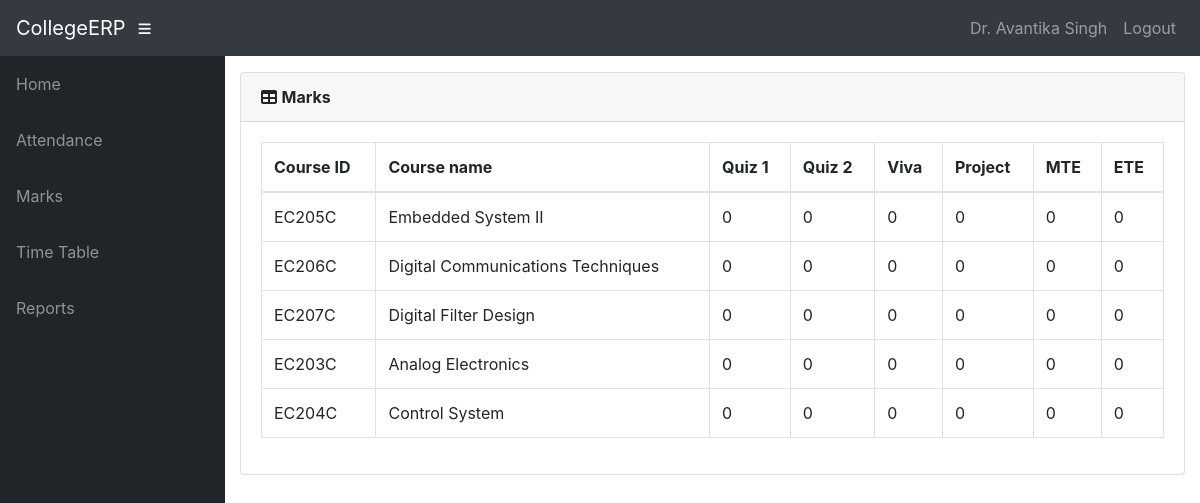
The app's page /info/student/211010224/marks_list/ (signed in) with its own data.
### info/models.py (models this page shows, shortened)
class User(AbstractUser):
    @property
    def is_student(self):
        if hasattr(self, 'student'):
            return True
        return False
    @property
    def is_teacher(self):
        if hasattr(self, 'teacher'):
            return True
        return False

class Teacher(models.Model):
    user = models.OneToOneField(User, on_delete=models.CASCADE, null=True)
    id = models.CharField(primary_key=True, max_length=100)
    dept = models.ForeignKey(Dept, on_delete=models.CASCADE, default=1)
    name = models.CharField(max_length=100)
    sex = models.CharField(max_length=50, choices=sex_choice, default='Male')
    DOB = models.DateField(default='1980-01-01')

class StudentCourse(models.Model):
    student = models.ForeignKey(Student, on_delete=models.CASCADE)
    course = models.ForeignKey(Course, on_delete=models.CASCADE)
    class Meta:
        unique_together = (('student', 'course'),)
        verbose_name_plural = 'Marks'

class Course(models.Model):
    dept = models.ForeignKey(Dept, on_delete=models.CASCADE)
    id = models.CharField(primary_key='True', max_length=50)
    name = models.CharField(max_length=50)
    shortname = models.CharField(max_length=50, default='X')

class Marks(models.Model):
    studentcourse = models.ForeignKey(StudentCourse, on_delete=models.CASCADE)
    name = models.CharField(max_length=50, choices=test_name, default='Quiz 1')
    marks1 = models.IntegerField(default=0, validators=[MinValueValidator(0), MaxValueValidator(100)])
    class Meta:
        unique_together = (('studentcourse', 'name'),)

### info/views.py (the view)
# urls.py: path('student/<slug:stud_id>/marks_list/',
@login_required()
def marks_list(request, stud_id):
    stud = Student.objects.get(USN=stud_id, )
    ass_list = Assign.objects.filter(class_id_id=stud.class_id)
    sc_list = []
    for ass in ass_list:
        try:
            sc = StudentCourse.objects.get(student=stud, course=ass.course)
        except StudentCourse.DoesNotExist:
            sc = StudentCourse(student=stud, course=ass.course)
            sc.save()
            sc.marks_set.create(type='I', name='Quiz 1')
            sc.marks_set.create(type='I', name='Internal test 2')
            sc.marks_set.create(type='I', name='Internal test 3')
            sc.marks_set.create(type='E', name='Event 1')
            sc.marks_set.create(type='E', name='Event 2')
            sc.marks_set.create(type='S', name='Semester End Exam')
        sc_list.append(sc)
    return render(request, 'info/marks_list.html', {'sc_list': sc_list})

### info/templates/info/marks_list.html
{% extends 'info/base.html' %}
    {% load static %}
    {% block content %}
                  <div class="card mb-3">
            <div class="card-header">
              <i class="fas fa-table"></i>
            <b>Marks</b></div>
            <div class="card-body">
              <div class="table-responsive">
                <table class="table table-bordered" id="dataTable" width="100%" cellspacing="0">
                  <thead>
                    <tr>
                        <th>Course ID</th>
                        <th>Course name</th>
                        <th>Quiz 1</th>
                        <th>Quiz 2</th>
                        <th>Viva</th>
                        <th>Project</th>
                        <th>MTE</th>
                        <th>ETE</th>
                    </tr>
                  </thead>
                  <tbody>
                    {% for sc in sc_list %}
                    <tr>
                        <td>{{ sc.course_id }}</td>
                        <td>{{sc.course.name}}</td>
                        {% for m in sc.marks_set.all %}
                            <td>{{ m.marks1 }}</td>
                        {% endfor %}
                    </tr>
                    {% empty %}
                            <p>student has no courses</p>
                    {% endfor %}
                  </tbody>
                </table>
              </div>
            </div>
          </div>
    {% endblock %}

### info/templates/info/base.html (shortened to what this page needs)
<!DOCTYPE html>
<html lang="en">
  <head>
      {% load static %}
    <link href="{% static '/info/bootstrap/vendor/bootstrap/css/bootstrap.min.css' %}" rel="stylesheet">
    <link href="{% static '/info/bootstrap/vendor/fontawesome-free/css/all.min.css' %}" rel="stylesheet" type="text/css">
    <link href="{% static '/info/bootstrap/vendor/datatables/dataTables.bootstrap4.css' %}" rel="stylesheet">
    <link href="{% static '/info/bootstrap/css/sb-admin.css' %}" rel="stylesheet">
  </head>
  <body id="page-top">
    <nav class="navbar navbar-expand navbar-dark bg-dark static-top">
      <a class="navbar-brand mr-1" href="{% url 'index' %}">CollegeERP</a>
      <button class="btn btn-link btn-sm text-white order-1 order-sm-0" id="sidebarToggle" href="#">
        <i class="fas fa-bars"></i>
      </button>
        <div class="collapse navbar-collapse" id="navbarResponsive">
          <ul class="navbar-nav ml-auto">
            <li class="nav-item">
                {% if request.user.is_student %}
                    <a class="nav-link text-capitalize">{{ request.user.student.name }}</a>
                {% elif request.user.is_teacher %}
                    <a class="nav-link text-capitalize">{{ request.user.teacher.name }}</a>
                {% endif %}
            </li>
            <li class="nav-item">
                <a class="nav-link" href="#" data-toggle="modal" data-target="#logoutModal">Logout</a>
            </li>
          </ul>
        </div>
    </nav>
    <div id="wrapper">
      <ul class="sidebar navbar-nav">
            <li class="nav-item">
              <a class="nav-link" href="{% url 'index' %}">
                <span>Home</span>
              </a>
            </li>
        {% if request.user.is_student %}
            <li class="nav-item">
              <a class="nav-link" href="{% url 'attendance' request.user.student.USN %}">
                <span>Attendance</span>
              </a>
            </li>
            <li class="nav-item">
              <a class="nav-link" href="{% url 'attendance' request.user.student.USN %}">
                <span>Attendance By Subject</span>
              </a>
            </li>
            <li class="nav-item">
              <a class="nav-link" href="{% url 'marks_list' request.user.student.USN %}">
                <span>Marks</span>
              </a>
            </li>
              <li class="nav-item">
              <a class="nav-link" href="{% url 'timetable' request.user.student.class_id_id %}">
                <span>Time Table</span>
              </a>
            </li>
        {% elif request.user.is_teacher %}
            <li class="nav-item">
              <a class="nav-link" href="{% url 't_clas' request.user.teacher.id 1 %}">
                <span>Attendance</span>
              </a>
            </li>
            <li class="nav-item">
              <a class="nav-link" href="{% url 't_clas' request.user.teacher.id 2 %}">
                <span>Marks</span>
              </a>
            </li>
              <li class="nav-item">
              <a class="nav-link" href="{% url 't_timetable' request.user.teacher.id %}">
                <span>Time Table</span>
              </a>
            </li>
            <li class="nav-item">
              <a class="nav-link" href="{% url 't_clas' request.user.teacher.id 3 %}">
                <span>Reports</span>
              </a>
            </li>
        {% endif %}
      </ul>
      <div id="content-wrapper">
        <div class="container-fluid">
            {% block content %}
            {% endblock %}
        </div>
      </div>
    </div>
  </body>
</html>

### records on screen
User: user.teacher.name "Dr. Avantika Singh"
StudentCourse: course_id "EC205C", course.name "Embedded System II"
Marks: marks1 "0"
Marks: marks1 "0"
Marks: marks1 "0"
Marks: marks1 "0"
Marks: marks1 "0"
Marks: marks1 "0"
StudentCourse: course_id "EC206C", course.name "Digital Communications Techniques"
Marks: marks1 "0"
Marks: marks1 "0"
Marks: marks1 "0"
Marks: marks1 "0"
Marks: marks1 "0"
Marks: marks1 "0"
StudentCourse: course_id "EC207C", course.name "Digital Filter Design"
Marks: marks1 "0"
Marks: marks1 "0"
Marks: marks1 "0"
Marks: marks1 "0"
Marks: marks1 "0"
Marks: marks1 "0"
StudentCourse: course_id "EC203C", course.name "Analog Electronics"
Marks: marks1 "0"
Marks: marks1 "0"
Marks: marks1 "0"
Marks: marks1 "0"
Marks: marks1 "0"
Marks: marks1 "0"
StudentCourse: course_id "EC204C", course.name "Control System"
Marks: marks1 "0"
Marks: marks1 "0"
Marks: marks1 "0"
Marks: marks1 "0"
Marks: marks1 "0"
Marks: marks1 "0"
